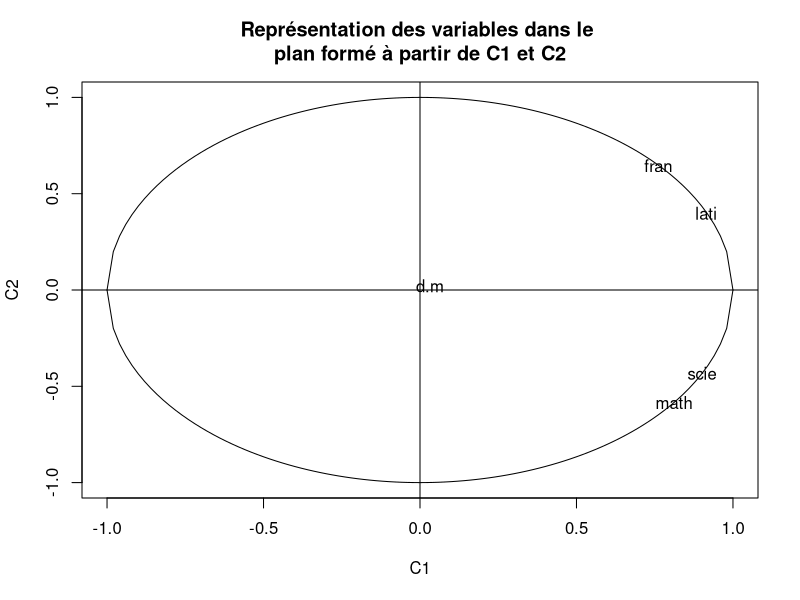
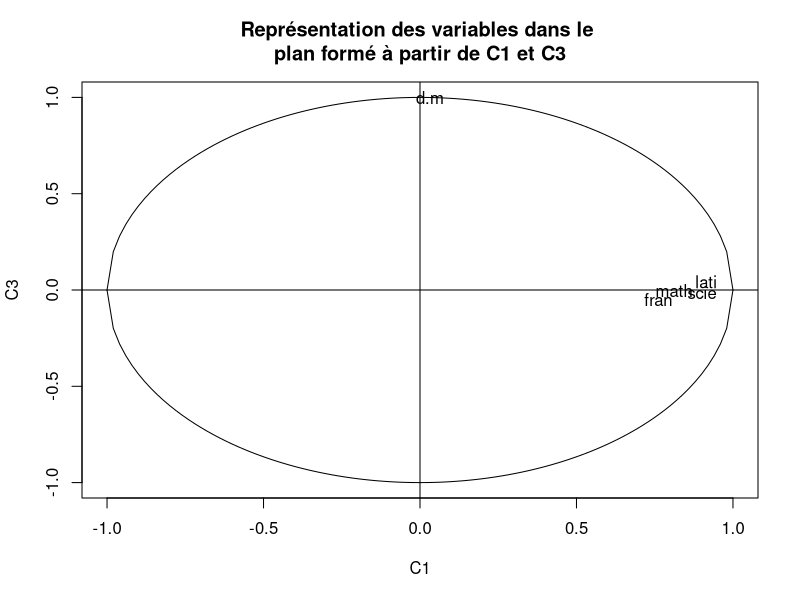
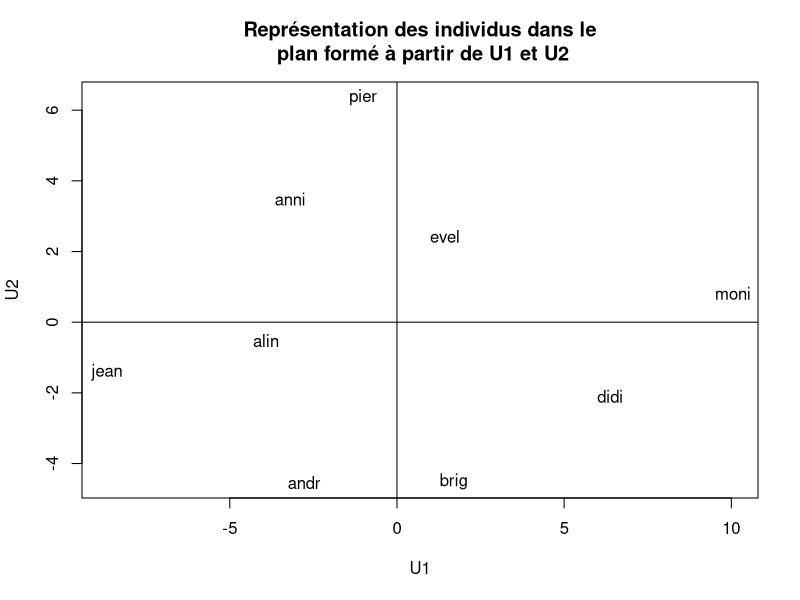
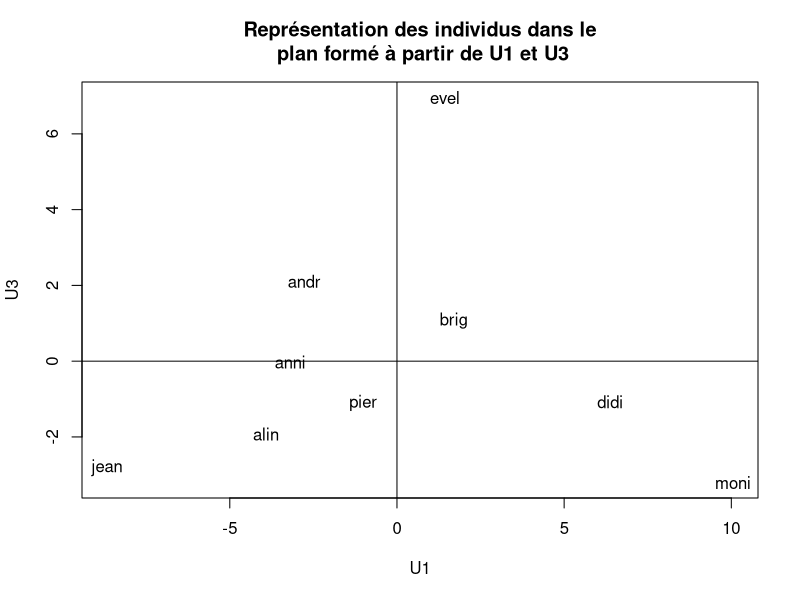
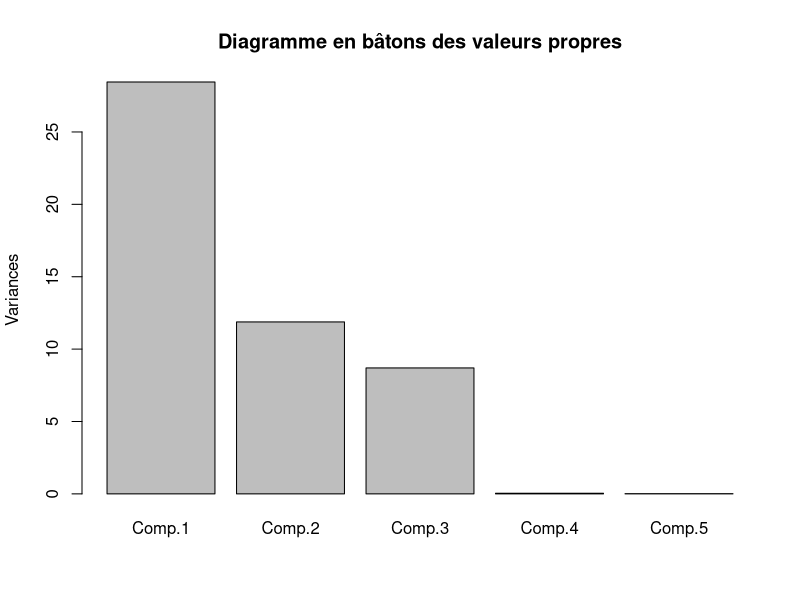
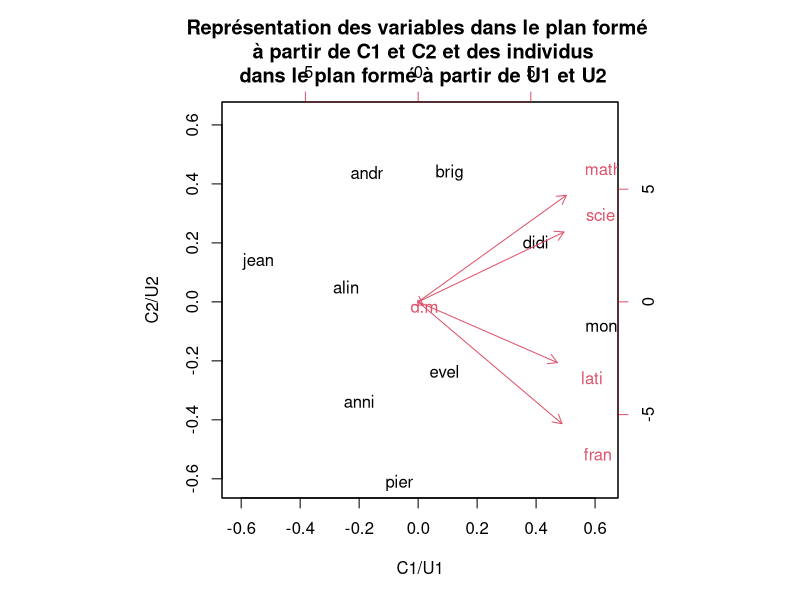
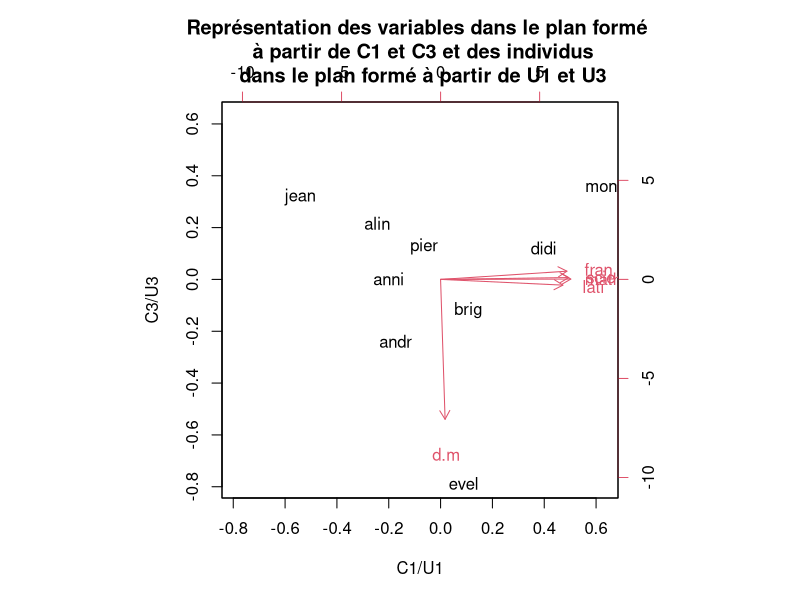

R code for these plots, in order:
library(sm) # Chargement de sm


############################### Question 1 ############################### 

data <- read.table('notes.txt') # Initialisation des données
Y <- as.matrix(data) # Matrice notes -> Y
n <- dim(Y)[1] # Nombre d'individus = 9
X <- Y - matrix(1, n, 1) %*% apply(Y, 2, mean) # Centrage et réduction éventuelle du tableau
# X <- X/matrix(1, n, 1) %*% apply(X, 2, sd) réduction entre 0 et 1
V <- (1/n)*t(X) %*% X #Calcul de la matrice de covariance ou de correlation
tmp <- eigen(V, symmetric=TRUE) # Calcul des valeurs propres et des axes principaux d'inertie 
L <- diag(tmp$values) # Matrice diagonale des valeurs propres
U <- tmp$vectors # Matrice des vecteurs propres
U[,1] = -U[,1]
U[,2] = -U[,2]
C <- X %*% U # Calcul des composantes principales
COR <- diag(1/apply(X^2, 1, sum)) %*% C^2 # Calcul des contributions des axes aux individus
CTR <- (1/n)*C^2 %*% diag(1/diag(L)) # Calcul des contributions des individus aux axes
D <- diag(1/(sqrt((n-1)/n)*apply(X, 2, sd))) %*% U %*% sqrt(L) # Représentation des variables

# Représentation des variables dans le plan formé à partir de C1 et C2
pdf("./images/2_dot_2/22variables_c1_c2.pdf")
plot(-1:1, -1:1, type="n", xlab='C1', ylab='C2', 
	main='Représentation des variables dans le \nplan formé à partir de C1 et C2')
text(D[,1], D[,2], colnames(data)); abline(h=0);abline(v=0)
curve(sqrt(1-x^2), -1, 1, add=TRUE)
curve(-sqrt(1-x^2), -1, 1, add=TRUE)
dev.off()

pause()

# Représentation des variables dans le plan formé à partir de C1 et C3
pdf("./images/2_dot_2/22variables_c1_c3.pdf")
plot(-1:1, -1:1, type="n", xlab='C1', ylab='C3', 
	main='Représentation des variables dans le \nplan formé à partir de C1 et C3')
text(D[,1], D[,3], colnames(data)); abline(h=0);abline(v=0)
curve(sqrt(1-x^2), -1, 1, add=TRUE)
curve(-sqrt(1-x^2), -1, 1, add=TRUE)
dev.off()

# Conclusion : 
# 2eme axe : dure à définir; Ordonnée : math / francais un peu ? // 
# Abscisse : Science / Latin (léger !) très très léger ! Ordonné négatif : latin/fran // 
# positif : science / maths
# 3eme Axe : Ordonnée : Bon en dessin ; Abscisse : bon dans les 4 autres matières

pause()

# Représentation des individus dans le plan formé à partir de U1 et U2
pdf("./images/2_dot_2/22individus_u1_u2.pdf")
plot(C[,1], C[,2], type="n", xlab='U1', ylab='U2', 
	main='Représentation des individus dans le\n plan formé à partir de U1 et U2')
text(C[,1], C[,2], rownames(data))
abline(h=0);abline(v=0)
dev.off()

pause()

# Représentation des individus dans le plan formé à partir de U1 et U3
pdf("./images/2_dot_2/22individus_u1_u3.pdf")
plot(C[,1], C[,3], type="n", xlab='U1', ylab='U3', 
	main='Représentation des individus dans le\n plan formé à partir de U1 et U3')
text(C[,1], C[,3], rownames(data))
abline(h=0);abline(v=0);
dev.off()

pause()

# Conclusion : 
# 2eme Axe : Trop léger, on peut pas définir
# 3eme Axe : Ordonnée -> evel très bon en dessin : Bon en dessin ; 
# Abscisse : bon dans les 4 autres matières -> Moni très bonne dans les 
# 4 autres matières // Jean très mauvais


############################### Question 2 ############################### 

data <- read.table('notes.txt') # Initialisation des données
res <- princomp(data) # Calcul de l'ACP
summary(res)
(res$sdev)^2 # L
res$loadings # Vecteurs propres
res$scores # Composantes
res$sdev # Valeurs propres
	
# Diagramme en bâtons des valeurs propres
pdf("./images/2_dot_2/22batons_valeurs_propres.pdf")
plot(res, main='Diagramme en bâtons des valeurs propres')
dev.off()

pause()

# Représentation de l'ancienne base et des individus dans le plan formé à partir de U1 et U2
pdf("./images/2_dot_2/22ex_base_et_individus_u1_u2.pdf")
biplot(res, xlab='C1/U1', ylab='C2/U2', 
	main='Représentation des variables dans le plan formé \n à partir de C1 et C2 et des individus\n dans le plan formé à partir de U1 et U2')
dev.off()

pause()

# Représentation de l'ancienne base et des individus dans le plan formé à partir de U1 et U3
pdf("./images/2_dot_2/22ex_base_et_individus_u1_u3.pdf")
biplot(res, c(1,3), xlab='C1/U1', ylab='C3/U3', 
	main='Représentation des variables dans le plan formé \n à partir de C1 et C3 et des individus\n dans le plan formé à partir de U1 et U3')
dev.off()
